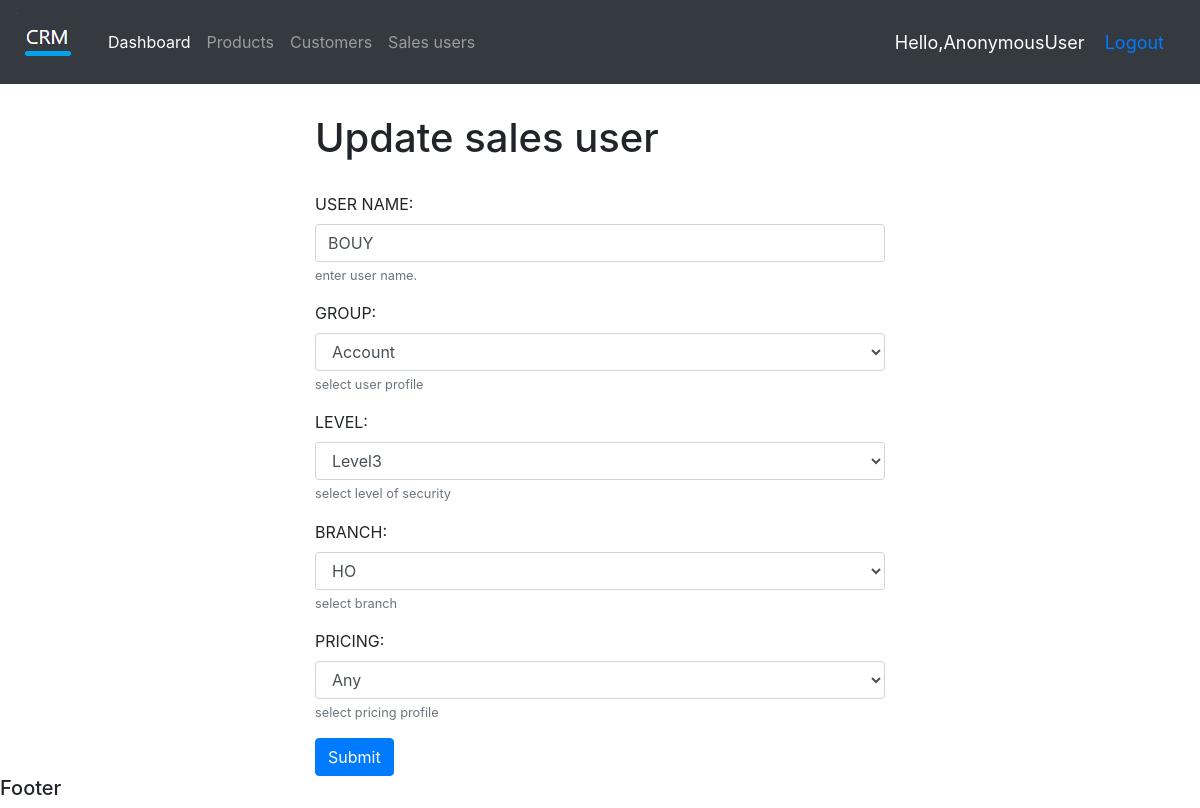
/su_update/1/, run on an earlier commit of the app's database.
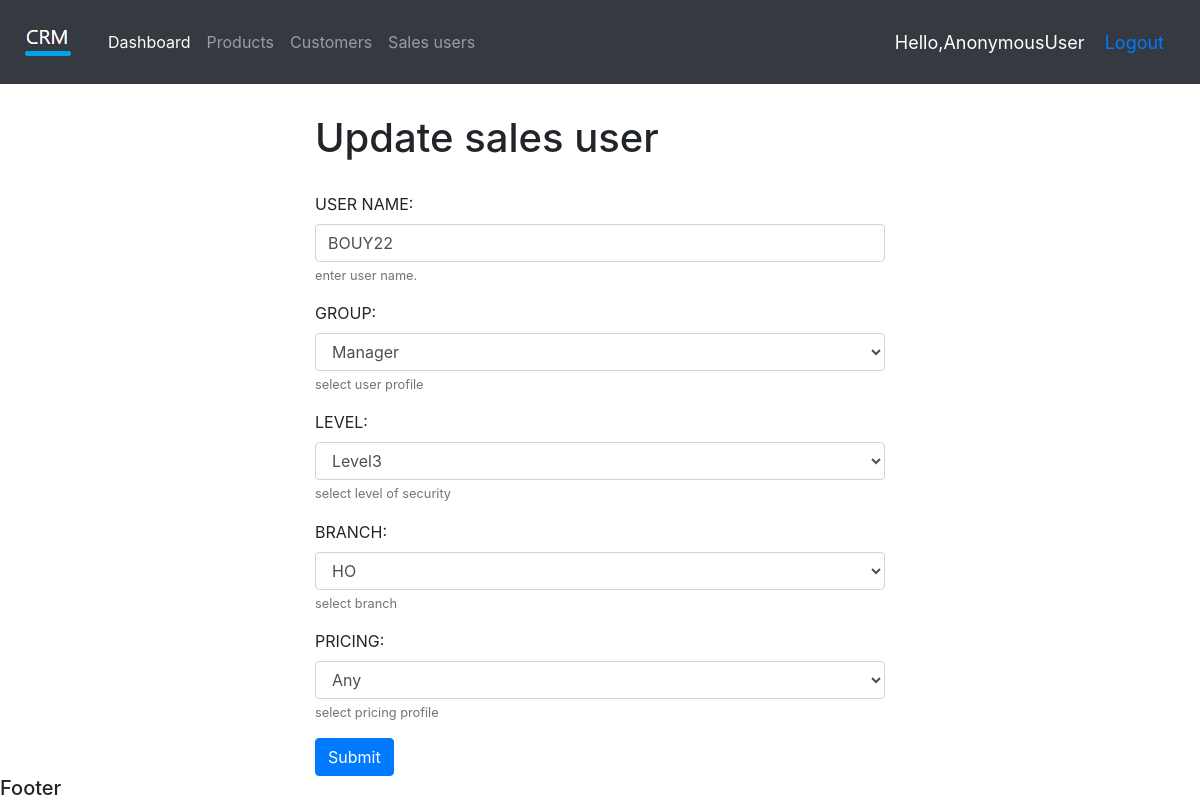
And on a later commit of the database.
### accounts/models.py (models this page shows, shortened)
class SalesUser(models.Model):
    SALES_GROUP=( ('CA','Cashier'),  ('AC','Account'),  ('WH','Whouse'), ('MA','Manager'), ('SA','Sales'), ('AD','Admin'), ('GU','Guest'), ('CO','Control'),)
    USER_LEVEL=( ('L1','Level1'),  ('L2','Level2'), ('L3','Level3'), )
    USER_BR = ( ('HO','HO'), ('DR','DR'), ('RR','RR'), ('JR','JR'), ('KR','KR'), ('S!','S1'), ('MW','MW'), )
    USER_PRICING=(  ('Any','Any'),  ('Retail','Retail'), ('Dealer','Dealer'),  )
    su_name = models.CharField(max_length=200,null=True)
    su_group = models.CharField(max_length=2,null=True,choices=SALES_GROUP)
    su_level = models.CharField(max_length=2,null=True,choices=USER_LEVEL)
    su_br = models.CharField(max_length=2,null=True,choices=USER_BR)
    su_pricing = models.CharField(max_length=6,null=True,choices=USER_PRICING)
    class Meta:
        unique_together = ["su_name",]

### accounts/views.py (the view)
# urls.py: path('su_update/<str:su_id>/', views.su_update,name="su_update"),
def su_update(request,su_id):
    salesuser=SalesUser.objects.get(id=su_id)
    form=SalesUserForm(instance=salesuser)
    if request.method == "POST":
        form=SalesUserForm(request.POST,instance=salesuser)
        if form.is_valid():
            form.save()
            return redirect('su_list')
    context={'form':form}
    return render(request,'accounts/su_update.html',context)

### accounts/forms.py
class SalesUserForm(ModelForm):
    class Meta:
        model=SalesUser
        fields = ('su_name', 'su_group', 'su_level','su_br','su_pricing')
        labels = {
            'su_name': ('USER NAME:'),
            'su_group': ('GROUP:'),
            'su_level': ('LEVEL:'),
            'su_br': ('BRANCH:'),
            'su_pricing': ('PRICING:'),
            }
        help_texts = {
            'su_name': ('enter user name.'),
            'su_group': ('select user profile'),
            'su_br': ('select branch'),
            'su_pricing': ('select pricing profile'),
            'su_level': ('select level of security'),
        }
        error_messages = {
            'su_name': {
                'max_length': ("This name is too long."),
            },
        }

### accounts/templates/accounts/su_update.html (shortened to what this page needs)
{% extends 'accounts/main.html' %}
{% load static %}
{% block content %}
<div class="container col-md-6" style="margin-top:30px;">
  <h1>Update sales user</h1>
</div>
<div class="container col-md-6" style="margin-top:30px;">
    <form method="post" novalidate>
      {% include 'accounts/bs4_form.html' with form=form %}
      <button type="submit" class="btn btn-primary">Submit</button>
    </form>
</div>
{% endblock %}

### accounts/templates/accounts/bs4_form.html (shortened to what this page needs)
{% load widget_tweaks %}
{% for field in form.visible_fields %}
  <div class="form-group">
    {{ field.label_tag }}
    {% if form.is_bound %}
      {% if field.errors %}
        {% render_field field class="form-control is-invalid" %}
        {% for error in field.errors %}
          <div class="invalid-feedback">
            {{ error }}
          </div>
        {% endfor %}
      {% else %}
        {% render_field field class="form-control is-valid" %}
      {% endif %}
    {% else %}
      {% render_field field class="form-control" %}
    {% endif %}
    {% if field.help_text %}
      <small class="form-text text-muted">{{ field.help_text }}</small>
    {% endif %}
  </div>
{% endfor %}

What changed in the data, as far as the page shows it:
changed SalesUser "Level3": su_name "BOUY" → "BOUY22"; su_group "Account" → "Manager"
